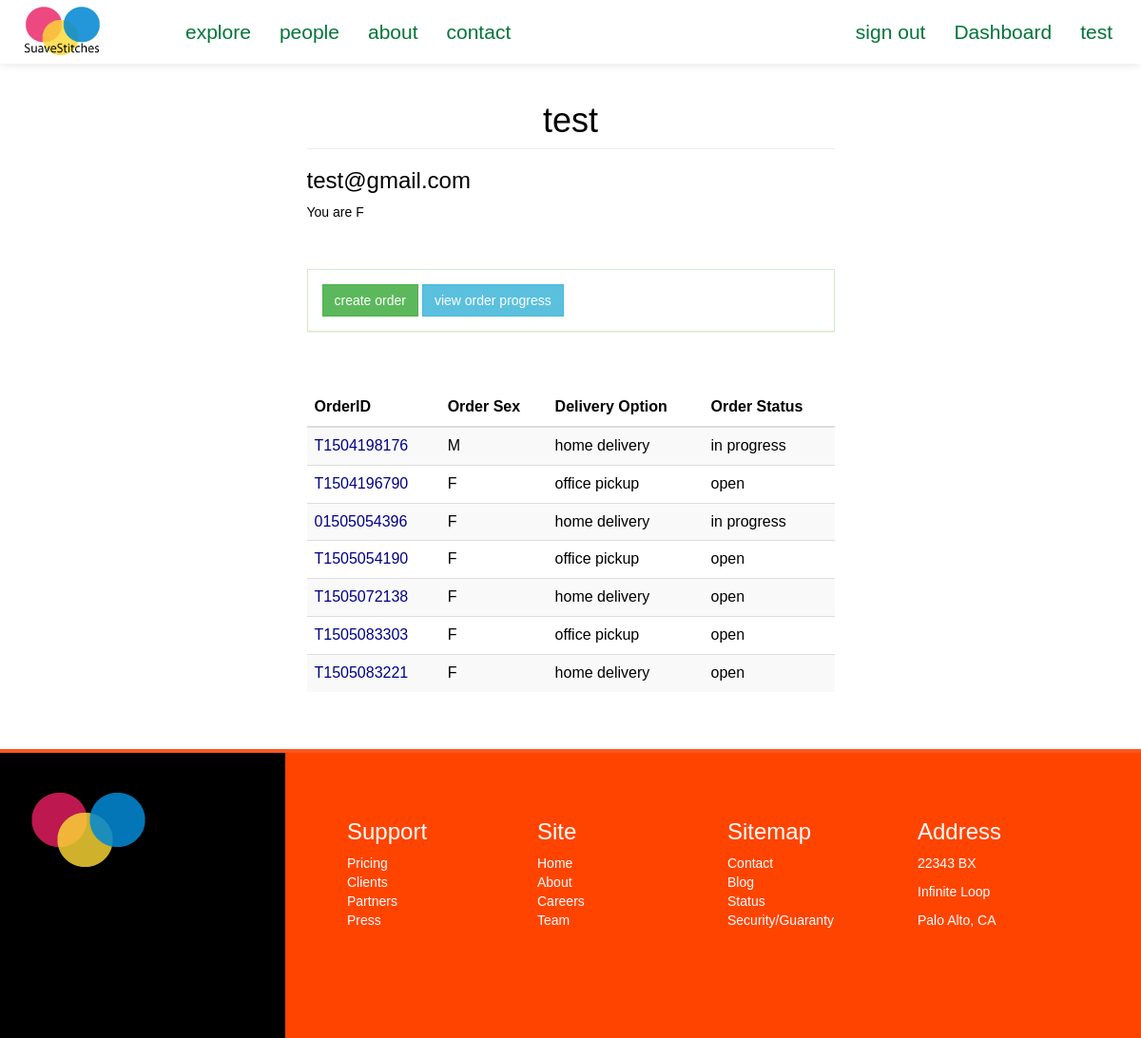
The page /suave/dashboard/ (signed in) on the database as committed earlier.
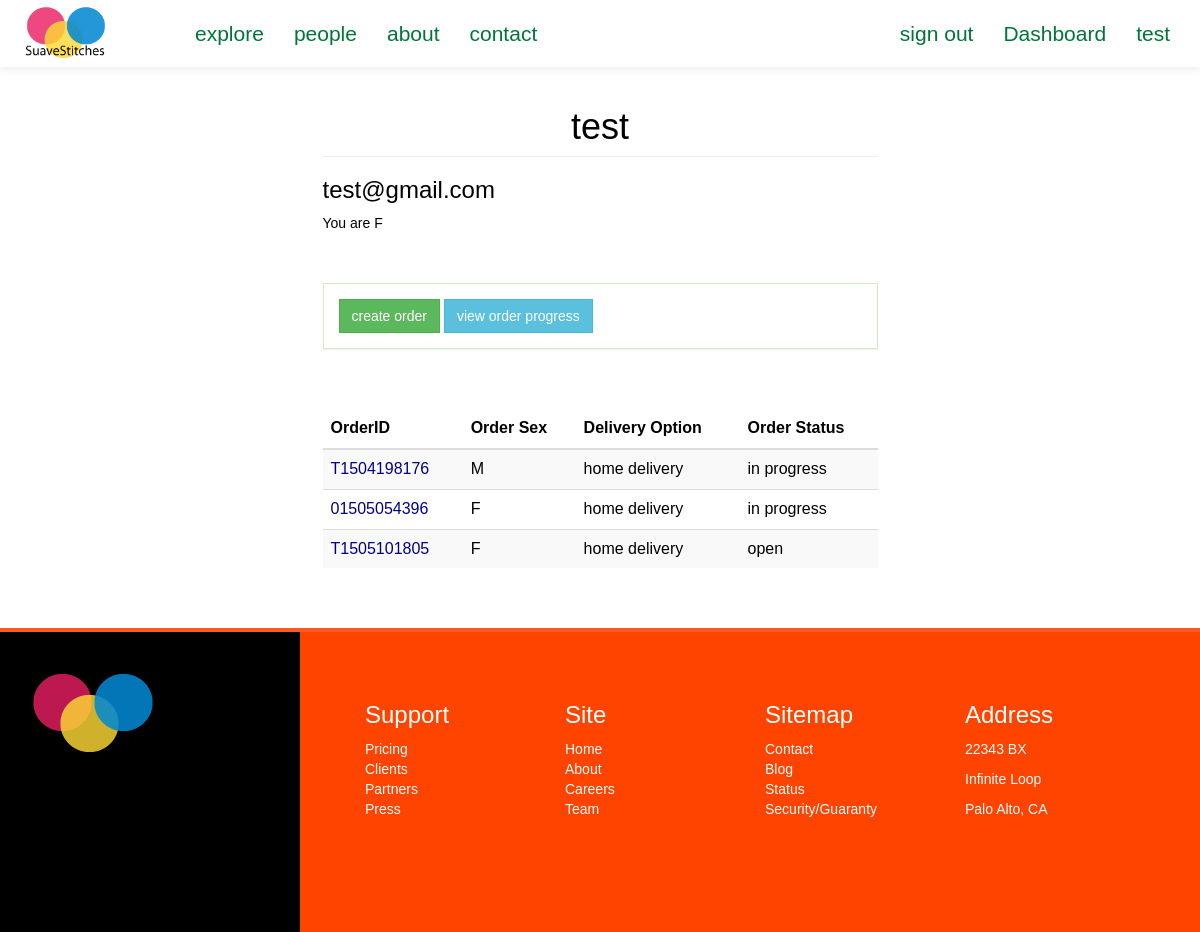
The same page on the database as committed later.
### suave/models.py (models this page shows, shortened)
class Client(models.Model):
	FEMALE = 'F'
	MALE = 'M'
	SEX_CHOICE = (
		(FEMALE, 'F'),
		(MALE, 'M'),
	)
	user = models.OneToOneField(User)
	address = models.CharField(max_length=200, null=True)
	preference = models.CharField(max_length=40)
	sex = models.CharField(max_length=2, choices=SEX_CHOICE, default=" ")

class Order(models.Model):
	client = models.ForeignKey(Client, null=True)
	sizetable = models.ForeignKey(SizeTable, null=True)
	tailor = models.ForeignKey(Tailor, null=True)
	fabric = models.CharField(max_length=50, null=True)
	style = models.CharField(max_length=100, null=True)
	main_order_id = models.CharField(max_length=15, null=True)
	details = models.CharField(max_length=250, null=True) #*
	delivery_option = models.CharField(max_length=100, null=True)
	service_option = models.CharField(max_length=100, null=True)
	sex = models.CharField(max_length=2, default=' ')
	status = models.CharField(max_length=20, default='OPEN') #*
	cost = models.IntegerField(default=0000) # final cost of order
	date = models.DateField(auto_now_add=True)

### suave/views.py (the view)
@login_required
def clientDashboard(request):
	context = {}
	context['title'] = 'SuaveStitches Nigeria'
	client = Client.objects.get(user=request.user)
	if request.session['new_user_check'] == 1:
		context['new_user_check'] = True
		request.session['new_user_check'] = 2
	context['orders'] = Order.objects.filter(client=client)
	return render(request, 'i/client/dashboard.html', context)

### templates/i/client/dashboard.html (shortened to what this page needs)
{% extends "i/layout/base.html" %}
{% block main_section %}
	<div class="col-lg-6 col-lg-offset-3">
		<h1 class="page-header">{{ user.username }}</h1>
		<h3>{{ user.email }}</h3>
		<p>You are {{ user.client.sex }}</p>
		<br><br>
		<div class="dashboard-button-panel panel panel-body panel-success">
			<a href="{% url 'suave:createOrder' %}" class="btn btn-success">create order</a>
			<a href="" class="btn btn-info">view order progress</a>
		</div>
		<br><br>
		{% if orders %}
			<table class="table table-striped table-hover">
				<thead>
					<tr>
						<th>OrderID</th>
						<th>Order Sex</th>
						<th>Delivery Option</th>
						<th>Order Status</th>
					</tr>
				</thead>
				<tbody>
					{% for order in orders %}
					<tr>
						<td style="color:#008"><span>{{ order.main_order_id }}</span></td>
						<td>{{ order.sex }}</td>
						<td>{{ order.delivery_option|lower }}</td>
						<td>{{ order.status|lower }}</td>
					</tr>
					{% endfor %}
				</tbody>
			</table>
		{% endif %}
		<br><br>
	</div>
{% endblock %}

### templates/i/layout/base.html (shortened to what this page needs)
<html>
	<head>
		{% load staticfiles %}
		<link rel="stylesheet" type="text/css" href="{% static 'css/style.css' %}">
		<link rel="stylesheet" type="text/css" href="{% static 'fonts/font-awesome/css/font-awesome.min.css' %}">
	</head>
	{% if tailorPage %}
	<body class="tailorPage-color">
	{% else %}
	<body>
	{% endif %}
	{% if tailorPage %}
		<nav class="navbar navbar-default" role="navigation" style="background:#FBE9E7">
	{% else %}
		<nav class="navbar navbar-default" role="navigation">
	{% endif %}
			<div class="container">
				<div class="row">
					<div class="navbar-header">
						<div id="header">
							<a class="navbar-brand" href="/suave">
								<img src="{% static 'img/my_logo_1.png' %}">
							</a>
						</div>
					</div>
					<div class="collapse navbar-collapse navbar-ex1-collapse">
						<ul class="nav navbar-nav navbar-left">
							<li class=""><a href style="background:#">explore</a></li>
							<li class=""><a href="{% url 'suave:tailorHome' %}">people</a></li>
							<li class=""><a >about</a></li>
							<li class=""><a >contact</a></li>
						</ul>
						<ul class="nav navbar-nav navbar-right">
							{% if user.is_authenticated %}
							<li><a href="{% url 'suave:signout' %}" class="">sign out</a></li>
								{% if user.tailor.rate %}
									<li><a href="{% url 'suave:tailorDashboard' %}" class="">Dashboard</a></li>
								{% else %}
									<li><a href="{% url 'suave:clientDashboard' %}" class="">Dashboard</a></li>
								{% endif %}
							<li><a class="">{{user}}</a></li>
							{% else %}
							<li><a role="button" class="" data-toggle="modal" data-target=".bs-example-modal-sm">sign in</a></li>
							{% endif %}
						</ul>
					</div>
				</div>
			</div>
		</nav>
		<div class="container">
			<div class="row">
					{% block main_section %}
					{% endblock %}
			</div>
		</div>
		<div class="footer">
			<div class="col-lg-3 footer-left">
			<br><br>
				<img src="{% static 'img/my_logo.png' %}">
			</div>
			<div class="col-lg-9 footer-right">
				<ul class="col-sm-3">
					<li><h3>Support</h3></li>
					<li>Pricing</li>
					<li>Clients</li>
					<li>Partners</li>
					<li>Press</li>
				</ul>
				<ul class="col-sm-3">
					<li><h3>Site</h3></li>
					<li>Home</li>
					<li>About</li>
					<li>Careers</li>
					<li>Team</li>
				</ul>
				<ul class="col-sm-3">
					<li><h3>Sitemap</h3></li>
					<li>Contact</li>
					<li>Blog</li>
					<li>Status</li>
					<li>Security/Guaranty</li>
				</ul>
				<div class="col-sm-3">
					<h3>Address</h3>
					<p>22343 BX</p>
					<p>Infinite Loop</p>
					<p>Palo Alto, CA</p>
				</div>
			</div>
		</div>
	</body>
</html>

### static/css/style.css (style rules this page uses)
a { text-decoration: none; }
#header img { width: 65%; }
.navbar { background-repeat: no-repeat; border-bottom: 1px solid #178ACC; box-shadow: 0px 1px 10px rgba(0, 0, 0, 0.1); border-radius: 0px; margin-bottom: 0px; }
.navbar-default { background: #fff; border-color: #fff; }
.navbar-default .navbar-brand, .navbar-default .navbar-brand:hover, .navbar-default .navbar-brand:focus, .navbar-default .navbar-nav > li > a { color: #007538; font-size: 1.5em; }
.navbar-default .navbar-nav > li > a { line-height: 35px; }
.footer { min-height: 300px; background: #f2f2f2; border-top: 4px #FF5722 solid; }
.footer-left { min-height: 300px; background: #1565C0; background: #000; }
.footer-right { padding: 50px; background: #FF5722; background: #f40; color: #fff; min-height: 300px; }
.footer-right li { list-style: none; }
img { max-width: 100%; }
#header { margin: -10px auto auto auto; }
*:not(span) { -webkit-border-radius: 0 !important; -moz-border-radius: 0 !important; -ms-border-radius: 0 !important; border-radius: 0 !important; }
.page-header { text-align: center; overflow: hidden; }
body { color: #000; font-family: weblysleek, arial; }

Rows that differ between the two databases and show on the page:
removed Order: main_order_id "T1504196790", sex "F", delivery_option "office pickup", status "open"
removed Order: main_order_id "T1505054190", sex "F", delivery_option "office pickup", status "open"
removed Order: main_order_id "T1505072138", sex "F", delivery_option "home delivery", status "open"
removed Order: main_order_id "T1505083303", sex "F", delivery_option "office pickup", status "open"
removed Order: main_order_id "T1505083221", sex "F", delivery_option "home delivery", status "open"
added Order: main_order_id "T1505101805", sex "F", delivery_option "home delivery", status "open"
